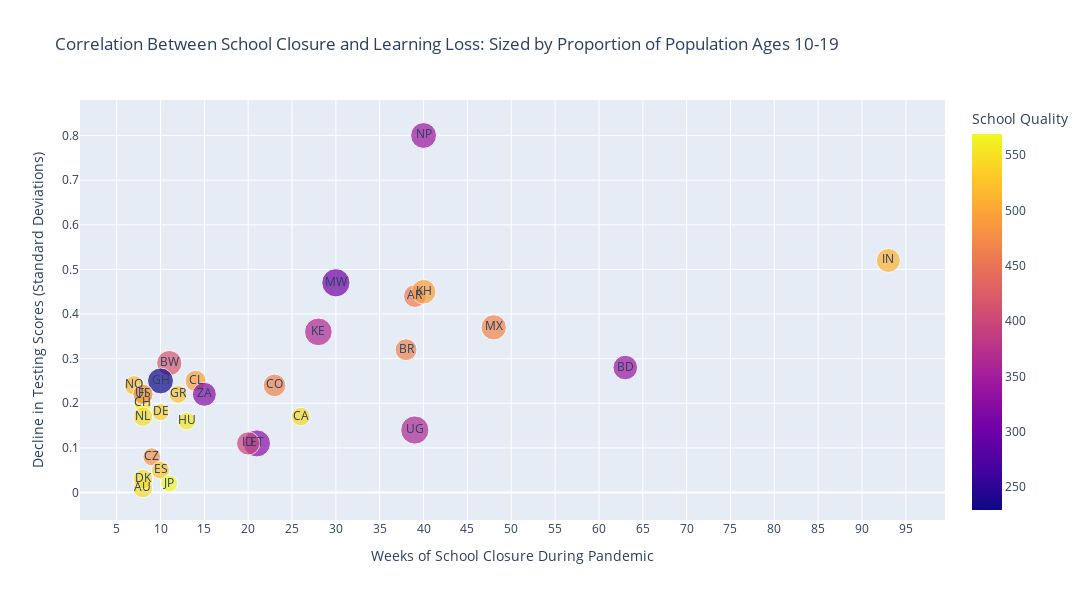

The notebook cell saved with this chart:
### Markdown cell above
**Data Visualization #2**

### Code cell
fig = px.scatter(result_2_df, x="Weeks", y="Loss", color="Quality",
                 size= 'Prop_10_19', text="Code", width=1200, height=600,
                 title = "Correlation Between School Closure and Learning Loss: Sized by Proportion of Population Ages 10-19",
                  labels={"Quality": "School Quality"})
fig.update_xaxes(nticks=25, title = 'Weeks of School Closure During Pandemic')
fig.update_yaxes(nticks=10, title = 'Decline in Testing Scores (Standard Deviations)')       
fig.show()
#fig.write_image("education.png")

### Figure 1 — Plotly figure (JSON) as saved in the notebook; plotly's stock layout.template omitted (floating-point values rounded to 4 significant figures)
{"data": [{"hovertemplate": "Weeks=%{x}<br>Loss=%{y}<br>Prop_10_19=%{marker.size}<br>Code=%{text}<br>School Quality=%{marker.color}<extra></extra>", "legendgroup": "", "marker": {"color": [457.4, 544.4, 340.1, 465.5, 417.7, 543.1, 555.2, 493.9, 466.3, 481.3, 537.3, 547.5, 527.7, 323.8, 566.0, 229.2, 524, 554.2, 396.7, 510.6, 569.0, 364.1, 491.9, 302.5, 468.0, 544.9, 516.9, 340.5, 359.7, 469.6, 319.6], "coloraxis": "coloraxis", "size": [0.16, 0.12, 0.19, 0.15, 0.2, 0.11, 0.1, 0.14, 0.16, 0.1, 0.09, 0.12, 0.1, 0.23, 0.11, 0.21, 0.1, 0.1, 0.17, 0.18, 0.09, 0.24, 0.19, 0.25, 0.2, 0.12, 0.12, 0.21, 0.25, 0.13, 0.18], "sizemode": "area", "sizeref": 0.000625, "symbol": "circle"}, "mode": "markers+text", "name": "", "orientation": "v", "showlegend": false, "text": ["AR", "AU", "BD", "BR", "BW", "CA", "CH", "CL", "CO", "CZ", "DE", "DK", "ES", "ET", "FI", "GH", "GR", "HU", "ID", "IN", "JP", "KE", "KH", "MW", "MX", "NL", "NO", "NP", "UG", "US", "ZA"], "type": "scatter", "x": [39, 8, 63, 38, 11, 26, 8, 14, 23, 9, 10, 8, 10, 21, 8, 10, 12, 13, 20, 93, 11, 28, 40, 30, 48, 8, 7, 40, 39, 8, 15], "xaxis": "x", "y": [0.44, 0.01, 0.28, 0.32, 0.29, 0.17, 0.2, 0.25, 0.24, 0.08, 0.18, 0.03, 0.05, 0.11, 0.22, 0.25, 0.22, 0.16, 0.11, 0.52, 0.02, 0.36, 0.45, 0.47, 0.37, 0.17, 0.24, 0.8, 0.14, 0.22, 0.22], "yaxis": "y"}], "layout": {"coloraxis": {"colorbar": {"title": {"text": "School Quality"}}, "colorscale": [[0, "#0d0887"], [0.1111, "#46039f"], [0.2222, "#7201a8"], [0.3333, "#9c179e"], [0.4444, "#bd3786"], [0.5556, "#d8576b"], [0.6667, "#ed7953"], [0.7778, "#fb9f3a"], [0.8889, "#fdca26"], [1, "#f0f921"]]}, "height": 600, "legend": {"itemsizing": "constant", "tracegroupgap": 0}, "title": {"text": "Correlation Between School Closure and Learning Loss: Sized by Proportion of Population Ages 10-19"}, "width": 1200, "xaxis": {"anchor": "y", "domain": [0, 1], "nticks": 25, "title": {"text": "Weeks of School Closure During Pandemic"}}, "yaxis": {"anchor": "x", "domain": [0, 1], "nticks": 10, "title": {"text": "Decline in Testing Scores (Standard Deviations)"}}}}
